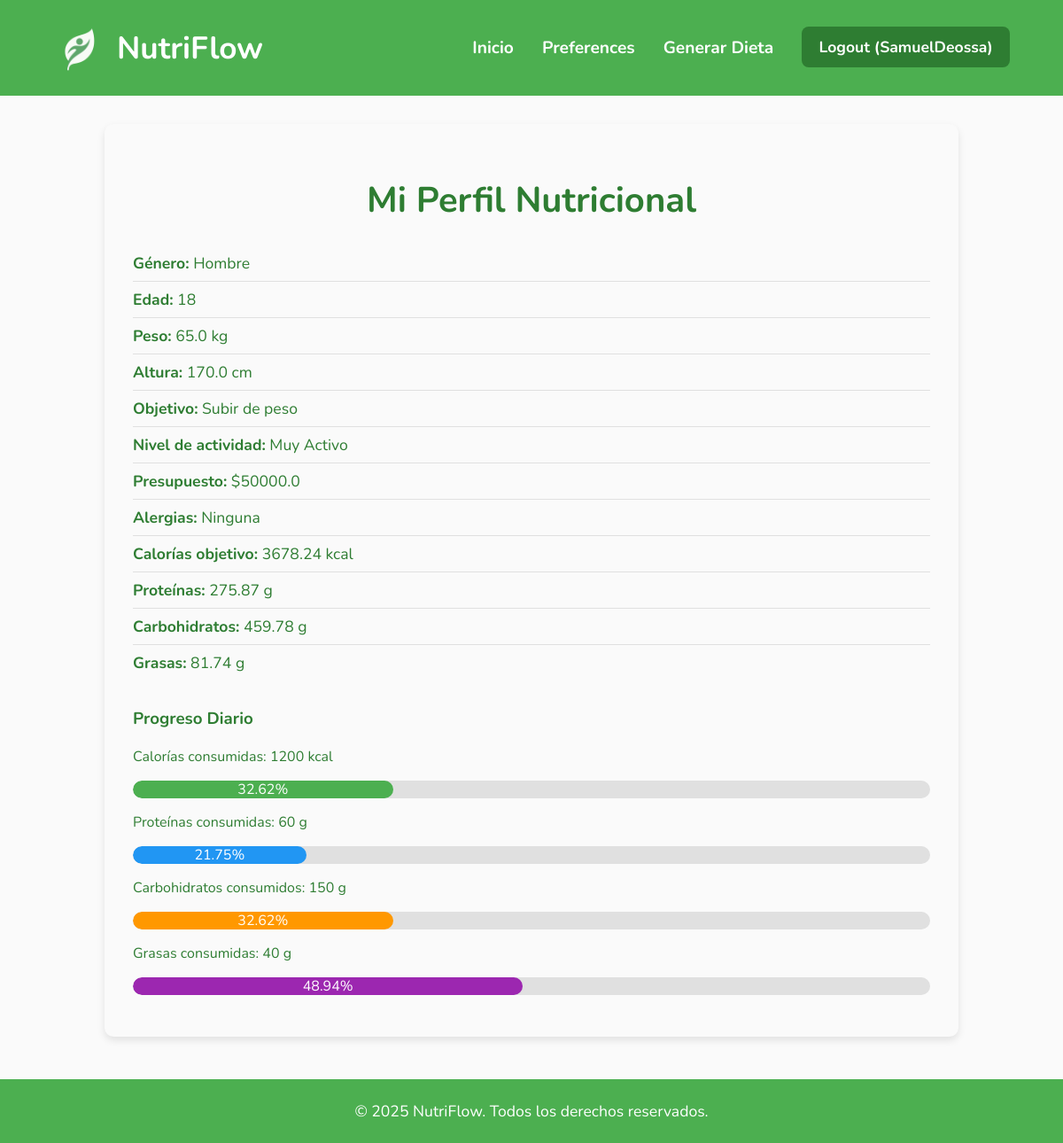
The app's page /preferences/perfil/ (signed in) with its own data.
### preferences/models.py (models this page shows, shortened)
class Preferences(models.Model):
    user = models.OneToOneField(User, on_delete=models.CASCADE)
    genero = models.CharField(max_length=10, choices=[("male", "Hombre"), ("female", "Mujer")])
    objetivo = models.CharField(max_length=20, choices=[("lose_weight", "Bajar de peso"), ("improve_health", "Mejorar salud"), ("gain_weight", "Subir de peso")])
    edad = models.IntegerField()
    peso = models.FloatField()
    altura = models.FloatField()
    nivel_actividad = models.CharField(max_length=20, choices=[("sedentario", "Sedentario"), ("ligero", "Ligero"), ("moderado", "Moderado"), ("activo", "Activo"), ("muy_activo", "Muy Activo")])
    presupuesto = models.FloatField()
    alergias = models.TextField(blank=True, null=True)
    calorias = models.FloatField(default=0)
    proteinas = models.FloatField(default=0)
    carbohidratos = models.FloatField(default=0)
    grasas = models.FloatField(default=0)

### accounts/views.py (the view)
# urls.py: path('perfil/', profile_view, name='profile'),
@login_required
def profile_view(request):
    preferences = Preferences.objects.filter(user=request.user).first()
    if not preferences:
        return render(request, 'account.html', {
            'no_preferences': True
        })
    calorias_consumidas = 1200
    proteinas_consumidas = 60
    carbohidratos_consumidos = 150
    grasas_consumidas = 40
    def porcentaje(actual, objetivo):
        return min(round((actual / objetivo) * 100, 2), 100) if objetivo > 0 else 0
    context = {
        'no_preferences': False,
        'preferences': preferences,
        'calorias_consumidas': calorias_consumidas,
        'proteinas_consumidas': proteinas_consumidas,
        'carbohidratos_consumidos': carbohidratos_consumidos,
        'grasas_consumidas': grasas_consumidas,
        'porcentaje_calorias': porcentaje(calorias_consumidas, preferences.calorias),
        'porcentaje_proteinas': porcentaje(proteinas_consumidas, preferences.proteinas),
        'porcentaje_carbohidratos': porcentaje(carbohidratos_consumidos, preferences.carbohidratos),
        'porcentaje_grasas': porcentaje(grasas_consumidas, preferences.grasas),
    }
    return render(request, 'account.html', context)

### accounts/templates/account.html (shortened to what this page needs)
<!DOCTYPE html>
<html lang="es">
<head>
</head>
<body>
<header>
    <div class="container-flex">
        <div class="logo">
            <img src="/media/images/nutriflowlogo.png" alt="NutriFlow Logo">
            <span style="margin-left: 12px;">NutriFlow</span>
        </div>
        <nav>
            <ul>
                <li><a href="/">Inicio</a></li>
                <li><a href="/preferences">Preferences</a></li>
                <li><a href="{% url 'generate_diet' %}">Generar Dieta</a></li>
                {% if user.is_authenticated %}
                    <li><a href="{% url 'logoutaccount' %}" class="cta-button">Logout ({{ user.username }})</a></li>
                {% else %}
                    <li><a href="{% url 'loginaccount' %}">Login</a></li>
                    <li><a href="{% url 'signupaccount' %}" class="cta-button">Get Started</a></li>
                {% endif %}
            </ul>
        </nav>
    </div>
</header>
<div class="perfil-container">
    <h1>Mi Perfil Nutricional</h1>
    {% if preferences %}
    <div class="perfil-info">
        <ul>
            <li><strong>Género:</strong> {{ preferences.get_genero_display }}</li>
            <li><strong>Edad:</strong> {{ preferences.edad }}</li>
            <li><strong>Peso:</strong> {{ preferences.peso }} kg</li>
            <li><strong>Altura:</strong> {{ preferences.altura }} cm</li>
            <li><strong>Objetivo:</strong> {{ preferences.get_objetivo_display }}</li>
            <li><strong>Nivel de actividad:</strong> {{ preferences.get_nivel_actividad_display }}</li>
            <li><strong>Presupuesto:</strong> ${{ preferences.presupuesto }}</li>
            <li><strong>Alergias:</strong> {{ preferences.alergias|default:"Ninguna" }}</li>
            <li><strong>Calorías objetivo:</strong> {{ preferences.calorias }} kcal</li>
            <li><strong>Proteínas:</strong> {{ preferences.proteinas }} g</li>
            <li><strong>Carbohidratos:</strong> {{ preferences.carbohidratos }} g</li>
            <li><strong>Grasas:</strong> {{ preferences.grasas }} g</li>
        </ul>
    </div>
    {% else %}
    <p>Aún no has configurado tus preferencias nutricionales. Puedes hacerlo desde tu panel de usuario.</p>
    {% endif %}
    <div class="progreso">
        <h3>Progreso Diario</h3>
        <p>Calorías consumidas: {{ calorias_consumidas }} kcal</p>
        <div class="barra"><div class="relleno calorias" style="width: {{ porcentaje_calorias }}%;">{{ porcentaje_calorias }}%</div></div>
        <p>Proteínas consumidas: {{ proteinas_consumidas }} g</p>
        <div class="barra"><div class="relleno proteinas" style="width: {{ porcentaje_proteinas }}%;">{{ porcentaje_proteinas }}%</div></div>
        <p>Carbohidratos consumidos: {{ carbohidratos_consumidos }} g</p>
        <div class="barra"><div class="relleno carbohidratos" style="width: {{ porcentaje_carbohidratos }}%;">{{ porcentaje_carbohidratos }}%</div></div>
        <p>Grasas consumidas: {{ grasas_consumidas }} g</p>
        <div class="barra"><div class="relleno grasas" style="width: {{ porcentaje_grasas }}%;">{{ porcentaje_grasas }}%</div></div>
    </div>
</div>
<footer>
    <div class="footer">
      <p>&copy; 2025 NutriFlow. Todos los derechos reservados.</p>
    </div>
</footer>
</body>
</html>

### accounts/templates/account.html (style rules this page uses)
:root { --verde-vitalidad: #4CAF50; --verde-tranquilo: #81C784; --verde-profundo: #2E7D32; --blanco-pureza: #FAFAFA; --gris-natural: #B0BEC5; }
body { font-family: 'Nunito', sans-serif; background-color: var(--blanco-pureza); color: var(--verde-profundo); margin: 0; padding: 0; }
header { background-color: var(--verde-vitalidad); color: white; padding: 1.5rem 0; }
.container-flex { width: 90%; max-width: 1100px; margin: 0 auto; display: flex; justify-content: space-between; align-items: center; }
.logo { display: flex; align-items: center; font-size: 2.2rem; font-weight: 700; color: white; }
.logo img { height: 60px; vertical-align: middle; }
nav ul { list-style: none; display: flex; gap: 2rem; padding: 0; margin: 0; }
nav a { color: white; text-decoration: none; font-weight: 700; font-size: 1.2rem; transition: opacity 0.3s ease; }
.cta-button { background-color: var(--verde-profundo); padding: 0.7rem 1.2rem; border-radius: 8px; font-size: 1.1rem; transition: background-color 0.3s; }
.perfil-container { width: 90%; max-width: 900px; margin: 2rem auto; background-color: var(--blanco-pureza); border-radius: 10px; box-shadow: 0 4px 8px rgba(0, 0, 0, 0.1); padding: 2rem; }
h1 { color: var(--verde-profundo); text-align: center; font-size: 2.5rem; margin-bottom: 1.5rem; }
.perfil-info ul { list-style: none; padding: 0; }
.perfil-info li { padding: 8px 0; border-bottom: 1px solid #e0e0e0; font-size: 1.1rem; }
.perfil-info li:last-child { border-bottom: none; }
.progreso { margin-top: 30px; }
footer { background-color: var(--verde-vitalidad); color: white; padding: 1.5rem 0; margin-top: 3rem; }
footer p { text-align: center; margin: 0; font-size: 1.1rem; color: white; }
.barra { height: 20px; background-color: #e0e0e0; border-radius: 10px; overflow: hidden; margin-bottom: 15px; }
.relleno { height: 100%; line-height: 20px; color: white; text-align: center; border-radius: 10px; }
.calorias { background-color: #4caf50; }
.proteinas { background-color: #2196f3; }
.carbohidratos { background-color: #ff9800; }
.grasas { background-color: #9c27b0; }

### records on screen
Preferences: genero "Hombre", edad "18", peso "65.0", altura "170.0", objetivo "Subir de peso", nivel_actividad "Muy Activo", presupuesto "50000.0", alergias "Ninguna", calorias "3678.24", proteinas "275.87", carbohidratos "459.78", grasas "81.74"

### other values on screen
{{ user.username }} "SamuelDeossa"
{{ calorias_consumidas }} "1200"
{{ porcentaje_calorias }} "32.62"
{{ proteinas_consumidas }} "60"
{{ porcentaje_proteinas }} "21.75"
{{ carbohidratos_consumidos }} "150"
{{ porcentaje_carbohidratos }} "32.62"
{{ grasas_consumidas }} "40"
{{ porcentaje_grasas }} "48.94"
